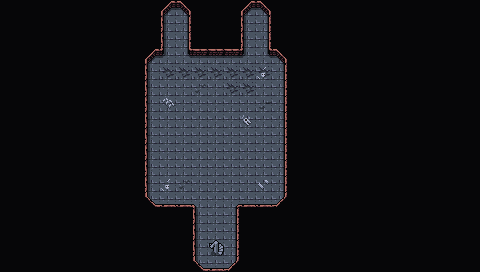

This is a level from a 2D game, rendered from its Tiled map with the project's own tilesets. A one-line summary and the map file follow, with tile-layer data summarised:
An orthogonal 30x17 tile map with 16x16 px tiles, 3 tile layers (Background, Ground, Clutter), 2 tilesets and 12 objects.

<map version="1.5" tiledversion="1.7.2" orientation="orthogonal" renderorder="right-down" width="30" height="17" tilewidth="16" tileheight="16" infinite="0" nextlayerid="6" nextobjectid="62">
 <editorsettings>
  <export target="wastetown..tmx" format="tmx" />
 </editorsettings>
 <tileset firstgid="1" source="../tileset/main.tsx" />
 <tileset firstgid="3477" source="../tileset/buildings.tsx" />
 <layer id="1" name="Background" width="30" height="17">
  <data>[510 cells, 510 non-empty, 1 distinct tile ids]</data>
 </layer>
 <layer id="2" name="Ground" width="30" height="17">
  <data>[510 cells, 460 non-empty, 15 distinct tile ids]</data>
 </layer>
 <layer id="3" name="Clutter" width="30" height="17">
  <properties>
   <property name="spriteLayer" type="bool" value="true" />
  </properties>
  <data>[510 cells, 8 non-empty, 6 distinct tile ids]</data>
 </layer>
 <objectgroup id="4" name="Objects">
  <object id="38" template="../obj/entry_up.tx" x="208" y="260">
   <properties>
    <property name="teleport" value="../common/maps/map/graveyard_3.tmx" />
   </properties>
  </object>
  <object id="48" template="../obj/treasure.tx" x="168.333" y="29.8333" />
  <object id="50" template="../obj/enemy.tx" x="167.902" y="46.0586">
   <properties>
    <property name="enemy" value="Zombie Lord" />
   </properties>
  </object>
  <object id="51" template="../obj/enemy.tx" x="151.5" y="94.4167">
   <properties>
    <property name="enemy" value="Spider" />
   </properties>
  </object>
  <object id="52" template="../obj/enemy.tx" x="190.667" y="93.5833">
   <properties>
    <property name="enemy" value="Spider" />
   </properties>
  </object>
  <object id="53" template="../obj/enemy.tx" x="207.333" y="192">
   <properties>
    <property name="enemy" value="Spider" />
   </properties>
  </object>
  <object id="54" template="../obj/enemy.tx" x="240" y="176">
   <properties>
    <property name="enemy" value="Spider" />
   </properties>
  </object>
  <object id="55" template="../obj/enemy.tx" x="231.75" y="94.25">
   <properties>
    <property name="enemy" value="Spider" />
   </properties>
  </object>
  <object id="56" template="../obj/enemy.tx" x="175.333" y="174.667">
   <properties>
    <property name="enemy" value="Spider" />
   </properties>
  </object>
  <object id="57" template="../obj/enemy.tx" x="168.333" y="135.167">
   <properties>
    <property name="enemy" value="Spider" />
   </properties>
  </object>
  <object id="59" template="../obj/enemy.tx" x="207.333" y="134.917">
   <properties>
    <property name="enemy" value="Spider" />
   </properties>
  </object>
  <object id="60" template="../obj/enemy.tx" x="248.583" y="134.5">
   <properties>
    <property name="enemy" value="Spider" />
   </properties>
  </object>
 </objectgroup>
</map>
